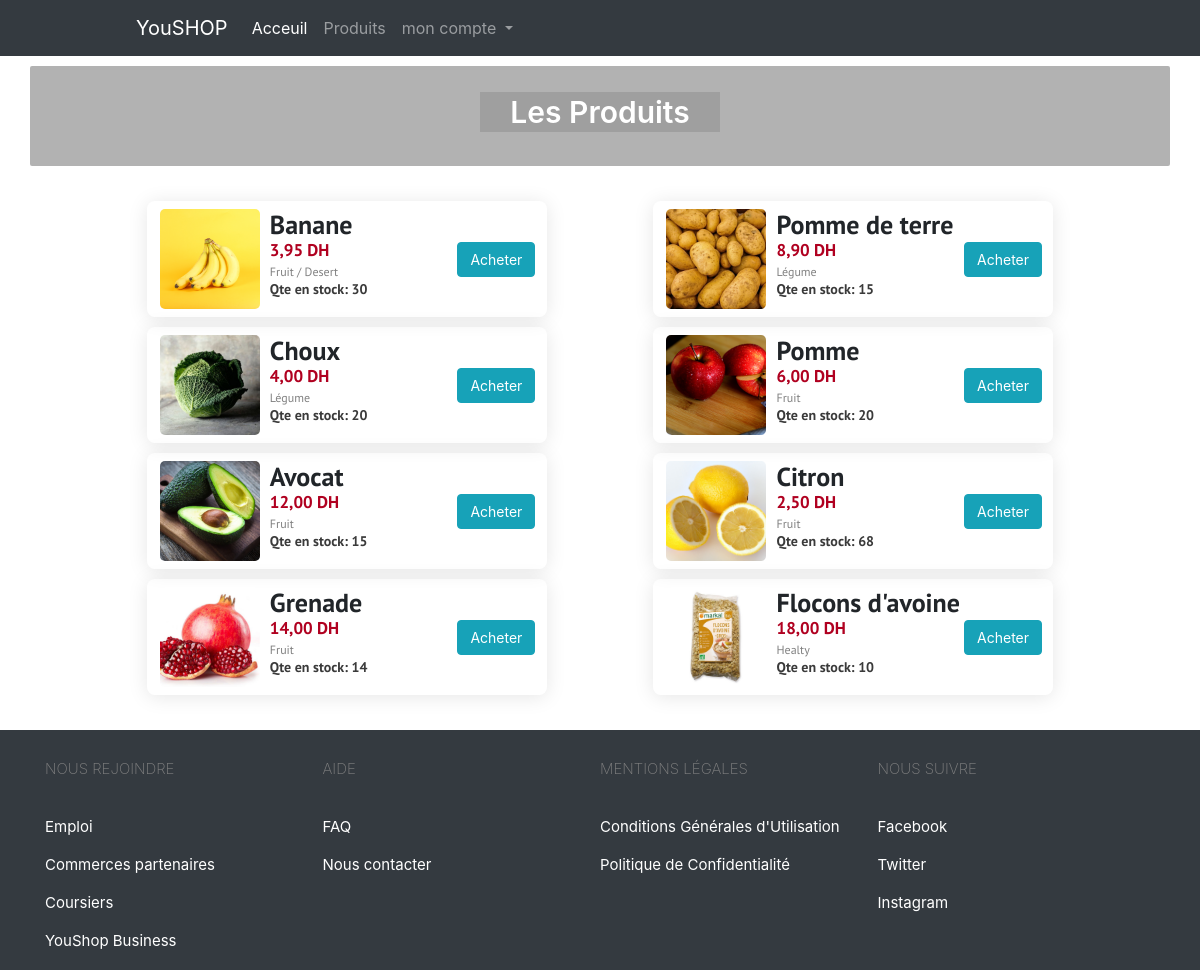
Page /products.php (signed in) on the committed database.
### tables this page shows
CREATE TABLE `products` (
  `id` int(11) NOT NULL,
  `name` varchar(255) NOT NULL,
  `description` varchar(255) NOT NULL,
  `price` float NOT NULL,
  `date` date NOT NULL,
  `qte` int(11) NOT NULL DEFAULT 0
);

### products.php (the view, shortened to what this page needs)
<?php
if (isset($_SESSION['admin']) || isset($_SESSION['user'])) {
    $noHeader = '';
    $titleOfPage = 'Les Produits';
    include "init.php";
?>
    <div class="blank"></div>
    <?php
    $do = isset($_GET['do']) ? $_GET['do'] : 'welcome';
    if ($do == 'welcome') {
        $stmt = $db->prepare("SELECT * FROM products WHERE qte > 0 ");
        $stmt->execute(array());
        $rows = $stmt->fetchAll();
    ?>
        <div class="container product-container">
            <?php foreach ($rows as $row) {
            ?>
                <div class="product-parent-div">
                    <div class="product-childs-div">
                        <div class="img-product"><img src="layout/images/<?php echo $row['name'] ?>.png" alt=""></div>
                        <div class="info-product">
                            <h2 id="name"><?php echo $row['name'] ?></h2>
                            <h2 id="price"> <?php echo number_format((float) $row['price'], 2, ',', '');   ?> DH</h2>
                            <h4 id="desc"><?php echo $row['description'] ?></h4>
                            <h3 id="qte">Qte en stock: <?php echo $row['qte'] ?></h3>
                        </div>
                        <div class="commande-product">
                            <a href="commande.php?do=commande&id=<?php echo $row['id'] ?>" class="btn btn-info">Acheter</a>
                        </div>
                    </div>
                </div>
            <?php } ?>
        </div>
<?php
    }
    include $tplDirName . "footer.php";
} else {
    header('location: index.php');
}

### includes/templates/header.php (shortened to what this page needs)
<!DOCTYPE html>
<html lang="en">
<head>
    <link rel="stylesheet" href="https://stackpath.bootstrapcdn.com/bootstrap/4.4.1/css/bootstrap.min.css">
    <link href="https://stackpath.bootstrapcdn.com/font-awesome/4.7.0/css/font-awesome.min.css" rel="stylesheet">
    <link rel="stylesheet" href="<?php echo $cssDirName ?>backend.css">
</head>

### init.php (shortened to what this page needs)
<?php
$tplDirName     = "includes/templates/";
$cssDirName     = "layout/css/";
include $tplDirName . "header.php";
if (!isset($noNavBar)) {
    include $tplDirName . "navbar.php";
}
if (!isset($noHeader)) {
    include $tplDirName . "myHeader.php";
} else {
    include $tplDirName . "titleOfPage.php";
}

### includes/templates/navbar.php (shortened to what this page needs)
<div class="parent-navbar">
    <nav class="navbar navbar-expand-lg navbar-dark bg-dark">
        <a class="navbar-brand" href="index.php">YouSHOP</a>
        <div class="collapse navbar-collapse" id="navbarNavDropdown">
            <ul class="navbar-nav" id="navone">
                <li class="nav-item active">
                    <a class="nav-link" href="index.php">Acceuil</a>
                </li>
                <li class="nav-item">
                    <a class="nav-link" href="products.php">Produits</a>
                </li>
                <li class="nav-item dropdown">
                    <a class="nav-link dropdown-toggle" href="#" id="navbarDropdownMenuLink" data-toggle="dropdown" aria-haspopup="true" aria-expanded="false">
                        mon compte
                    </a>
                </li>
            </ul>
        </div>
    </nav>
</div>

### includes/templates/titleOfPage.php
<div class="container titleOfPage">
    <h2>
        <?php echo $titleOfPage ?>
    </h2>
</div>

### includes/templates/footer.php (shortened to what this page needs)
<div class="blank"></div>
<footer>
    <div class="blank"></div>
    <div class="container myFooter">
        <div>
            <div>
                <h1>NOUS REJOINDRE</h1>
                <h4>Emploi</h4>
                <h4>Commerces partenaires</h4>
                <h4>Coursiers</h4>
                <h4>YouShop Business</h4>
            </div>
            <div>
                <h1>AIDE</h1>
                <h4>FAQ</h4>
                <h4>Nous contacter</h4>
            </div>
        </div>
        <div>
            <div>
                <h1>MENTIONS LÉGALES</h1>
                <h4>Conditions Générales d'Utilisation</h4>
                <h4>Politique de Confidentialité</h4>
            </div>
            <div>
                <h1>NOUS SUIVRE</h1>
                <h4>Facebook</h4>
                <h4>Twitter</h4>
                <h4>Instagram</h4>
            </div>
        </div>
    </div>
</footer>
</body>
</html>

### layout/css/backend.css (style rules this page uses)
.blank { height: 30px; }
.parent-navbar { background-color: #343a40; }
.bg-dark { width: 80%; margin: auto; }
h1 { color: #343a40; }
.product-container { display: -webkit-box; display: -ms-flexbox; display: flex; -webkit-box-align: center; -ms-flex-align: center; align-items: center; -ms-flex-wrap: wrap; flex-wrap: wrap; -webkit-box-pack: space-evenly; -ms-flex-pack: space-evenly; justify-content: space-evenly; }
.product-container .product-parent-div .product-childs-div { display: -webkit-box; display: -ms-flexbox; display: flex; width: 400px; -webkit-box-shadow: 0 2px 20px 0 rgba(0, 0, 0, 0.1); box-shadow: 0 2px 20px 0 rgba(0, 0, 0, 0.1); padding: 8px; border-radius: 8px; margin: 5px; }
.product-container .product-parent-div .product-childs-div .img-product { display: -webkit-box; display: -ms-flexbox; display: flex; -webkit-box-pack: center; -ms-flex-pack: center; justify-content: center; -webkit-box-align: center; -ms-flex-align: center; align-items: center; width: 30%; }
.product-container .product-parent-div .product-childs-div .img-product img { border-radius: 5px; height: 100px; width: 100px; margin-right: 5px; }
.product-container .product-parent-div .product-childs-div .info-product { font-family: "PT Sans", sans-serif; width: 48%; }
.product-container .product-parent-div .product-childs-div .info-product #name { font-size: 26px; font-weight: 700; margin-bottom: 0; }
.product-container .product-parent-div .product-childs-div .info-product #price, .product-container .product-parent-div .product-childs-div .info-product #qte { font-size: 17px; color: #3a3a3a; font-weight: 600; margin-bottom: 4px; }
.product-container .product-parent-div .product-childs-div .info-product #price { color: #b00020; }
.product-container .product-parent-div .product-childs-div .info-product #desc { font-size: 12px; color: gray; font-weight: 400; margin-bottom: 2px; }
.product-container .product-parent-div .product-childs-div .info-product #qte { font-size: 14px; }
.product-container .product-parent-div .product-childs-div .commande-product { display: -webkit-box; display: -ms-flexbox; display: flex; -webkit-box-pack: center; -ms-flex-pack: center; justify-content: center; -webkit-box-align: center; -ms-flex-align: center; align-items: center; width: 22%; }
.product-container .product-parent-div .product-childs-div .commande-product a { font-size: 14px; }
footer { width: 100%; background-color: #343a40; }
footer .myFooter { display: -webkit-box; display: -ms-flexbox; display: flex; }
footer .myFooter div { display: -webkit-box; display: -ms-flexbox; display: flex; width: 50%; }
footer .myFooter div div { width: 50%; display: -webkit-box; display: -ms-flexbox; display: flex; -webkit-box-orient: vertical; -webkit-box-direction: normal; -ms-flex-direction: column; flex-direction: column; }
footer .myFooter div div h1 { font-size: 15px; color: gray; font-weight: 200; margin-bottom: 40px; }
footer .myFooter div div h4 { font-size: 15px; color: white; font-weight: 400; margin-bottom: 20px; }
.titleOfPage { width: 100%; height: 100px; background: -webkit-gradient(linear, left top, left bottom, from(rgba(0, 0, 0, 0.3)), to(rgba(0, 0, 0, 0.3))), url(../images/header.png) no-repeat left top; background: linear-gradient(rgba(0, 0, 0, 0.3), rgba(0, 0, 0, 0.3)), url(../images/header.png) no-repeat left top; background-position: center; background-size: cover; display: -webkit-box; display: -ms-flexbox; display: flex; -webkit-box-pack: center; -ms-flex-pack: center; justify-content: center; -webkit-box-align: center; -ms-flex-align: center; align-items: center; margin-top: 10px; border-radius: 2px; }
.titleOfPage h2 { font-size: 30px; font-weight: 600; background-color: #0000001c; padding: 2px 30px 2px; color: #fff; }

### rows in the picture
products: name (picture), name "Banane", price "3,95", description "Fruit / Desert", qte "30"
products: name (picture), name "Pomme de terre", price "8,90", description "Légume", qte "15"
products: name (picture), name "Choux", price "4,00", description "Légume", qte "20"
products: name (picture), name "Pomme", price "6,00", description "Fruit", qte "20"
products: name (picture), name "Avocat", price "12,00", description "Fruit", qte "15"
products: name (picture), name "Citron", price "2,50", description "Fruit", qte "68"
products: name (picture), name "Grenade", price "14,00", description "Fruit", qte "14"
products: name (picture), name "Flocons d'avoine", price "18,00", description "Healty", qte "10"

### other values in the picture
$titleOfPage "Les Produits"
